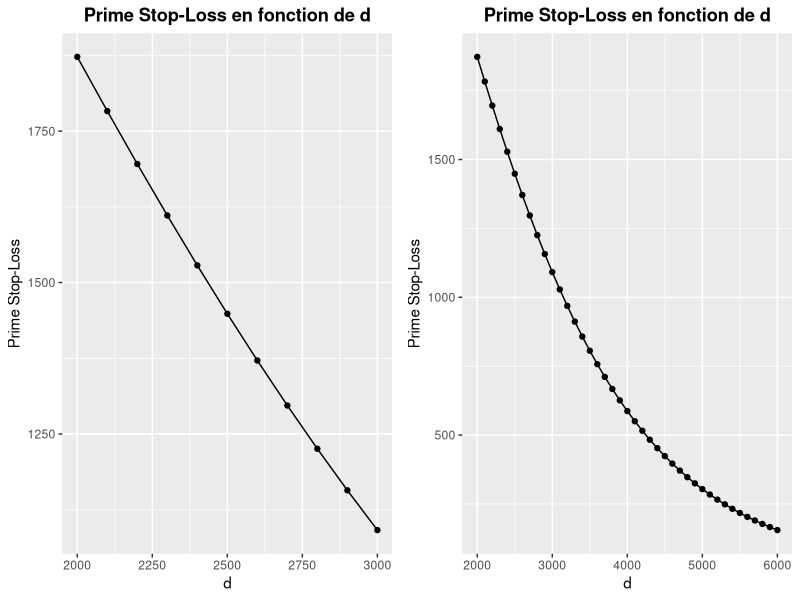

This figure's R source:
## ---- chunk 1
# Les données
data <-  c(1500, 6000, 3500, 3800, 1800, 5500, 4800, 4200, 3900, 3000)

# Les estimateurs ont été calculés à l'aide de SAS
Estimateurs <- data.frame("mu" =8.1618, "sigma" = 0.4278)

# Présenter les estimateurs dans un tableau
#library(xtable)
#options(xtable.comment = FALSE)
#xtable(Estimateurs, caption = "Paramètres estimés d'une loi log-normale à l'aide du maximum de vraisemblance",  
#                 align = c("c", "c", "c"),
#                 digits = c(0, 4, 4)) 
## ---- chunk 2
# Les estimateurs ont été calculés à l'aide de SAS en a)
mu <- 8.1618
sigma <-  0.4278

# Valeurs des déductibles d à utiliser
d <- 100 * seq(20,30)

# Calculer les primes STOP-LOSS pour les différents déductibles d
STOP_LOSS <- function(x) {
    exp(mu + sigma^2/2) * (1 - pnorm((log(x) - mu - sigma^2)/sigma)) - 
        x * (1 - pnorm((log(x) - mu)/sigma))
}

Primes_STOP_LOSS <- data.frame(d, "Prime" = sapply(d, function(x) STOP_LOSS(x)))

# Présenter les valeurs des primes STOP-LOSS en fonction de d 
#library(xtable)
#options(xtable.comment = FALSE)
#xtable(Primes_STOP_LOSS, caption = "Valeurs de la prime STOP-LOSS pour chacun des déductibles d donnés",  
#                 align = c("c", "c", "c"),
#                 digits = c(0, 0, 4)) 
## ---- chunk 3
# Représenter graphiquement l'évalution en fonction de d
library(ggplot2)
plot1 <- ggplot(data = Primes_STOP_LOSS, aes(x= Primes_STOP_LOSS$d, y = Primes_STOP_LOSS$Prime)) + geom_point() + geom_line() + xlab("d") + ylab("Prime Stop-Loss") +ggtitle("Prime Stop-Loss en fonction de d") + theme(plot.title =  element_text(face="bold", hjust = 0.5))

value_test <- data.frame(d=(100 * seq(20,60)), "Prime" = sapply((100 * seq(20,60)), function(x) STOP_LOSS(x)))

plot2 <- ggplot(data=value_test, aes(x=value_test$d, y=value_test$Prime)) + geom_point() + geom_line() + xlab("d") + ylab("Prime Stop-Loss") +ggtitle("Prime Stop-Loss en fonction de d") + theme(plot.title =  element_text(face="bold", hjust = 0.5))


library(gridExtra)
grid.arrange(plot1, plot2, ncol=2, nrow=1)
## ---- chunk 4
# Valeurs des limites u à utiliser
u <- 100 * seq(30,40)

# Calculer l'espérance limitée pour les différents limites u
Esp_limite <- function(x) {
    exp(mu + sigma^2/2) * pnorm((log(x) - mu - sigma^2)/sigma) + 
        x * (1 - pnorm((log(x) - mu)/sigma))
}

Primes_Esp_limite <- data.frame(u, "Prime" = sapply(u, function(x) Esp_limite(x)))

# Présenter les valeurs des espérances limitées en fonction de u
library(xtable)
options(xtable.comment = FALSE)
xtable(Primes_Esp_limite, caption = "Valeurs de l'espérance limitée pour chacune des limites u données",  
                 align = c("c", "c", "c"),
                 digits = c(0, 0, 4)) 
## ---- chunk 5
# Valeurs du déductible d à utiliser
d <- d[1]

# Nombre de simulations
m <- c(1e5, 5e5, 1e6)

# Simuler un échantillon de m simulations de la log log-normale
# avec les paramètres estimés en a)
simul <- function(x) rlnorm(x, meanlog = mu, sdlog = sigma)
simulation <- sapply(1:3, function(i) simul(m[i]))

# Approximer la prime STOP-LOSS ayant un déductible de 2000 par simulation
approximation <- sapply(1:3, function(x)
                    mean(sapply(1:m[x], function(i) 
                        max(0, simulation[[x]][i] - 2000))))

approx <- data.frame(m, approximation)
# Présenter les valeurs approximées de la prime STOP-LOSS ayant un déductible de 2000 
library(xtable)
options(xtable.comment = FALSE)
xtable(approx, caption = "Valeurs approximées par simulations de la prime STOP-LOSS ayant un déductible de 2000",  
                 align = c("c", "c", "c"),
                 digits = c(0, 0, 4)) 
## ---- chunk 6
# Les estimateurs ont été calculés à l'aide de SAS
Estimateurs <- data.frame("mu" =6.8418, "sigma" = 0.8278)

# Présenter les estimateurs dans un tableau
library(xtable)
options(xtable.comment = FALSE)
xtable(Estimateurs, caption = "Paramètres estimés d'une loi log-normale à l'aide du maximum de vraisemblance",  
                 align = c("c", "c", "c"),
                 digits = c(0, 4, 4)) 
## ---- chunk 7
# Les estimateurs ont été calculés à l'aide de SAS en a)
mu <- 6.8418
sigma <-  0.8278

# Valeurs des déductibles d à utiliser
d <- 100 * seq(20,30)

# Calculer les primes STOP-LOSS pour les différents déductibles d
STOP_LOSS <- function(x) {
    exp(mu + sigma^2/2) * (1 - pnorm((log(x) - mu - sigma^2)/sigma)) - 
        x * (1 - pnorm((log(x) - mu)/sigma))
}

Primes_STOP_LOSS <- data.frame(d, "Prime" = sapply(d, function(x) STOP_LOSS(x)))

# Présenter les valeurs des primes STOP-LOSS en fonction de d 
library(xtable)
options(xtable.comment = FALSE)
xtable(Primes_STOP_LOSS, caption = "Valeurs de la prime STOP-LOSS pour chacun des déductibles d donnés",  
                 align = c("c", "c", "c"),
                 digits = c(0, 0, 4)) 
## ---- chunk 8
# Valeurs des limites u à utiliser
u <- 100 * seq(30,40)

# Calculer l'espérance limitée pour les différents limites u
Esp_limite <- function(x) {
    exp(mu + sigma^2/2) * pnorm((log(x) - mu - sigma^2)/sigma) + 
        x * (1 - pnorm((log(x) - mu)/sigma))
}

Primes_Esp_limite <- data.frame(u, "Prime" = sapply(u, function(x) Esp_limite(x)))

# Présenter les valeurs des espérances limitées en fonction de u
library(xtable)
options(xtable.comment = FALSE)
xtable(Primes_Esp_limite, caption = "Valeurs de l'espérance limitée pour chacune des limites u données",  
                 align = c("c", "c", "c"),
                 digits = c(0, 0, 4)) 
## ---- chunk 9
data 
